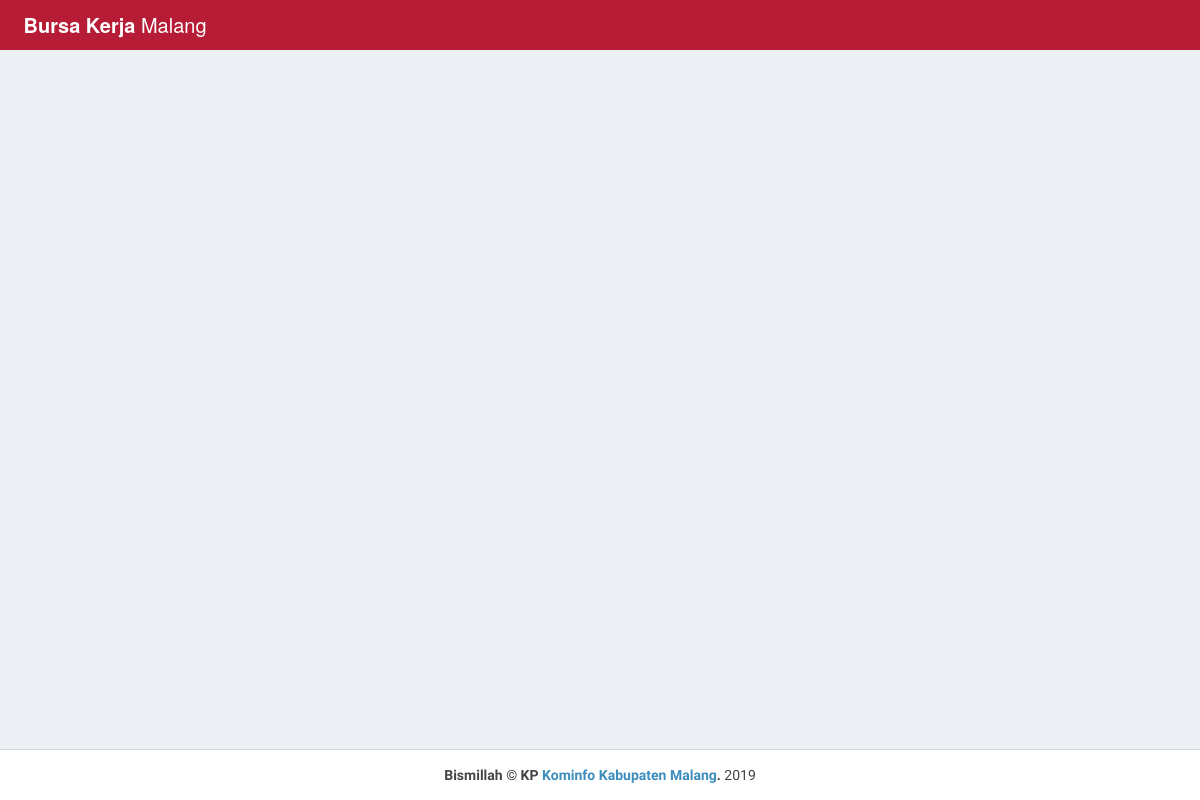
The page /dashboard/admin_kec/view-datapencaker.php (signed in) on the database as committed earlier.
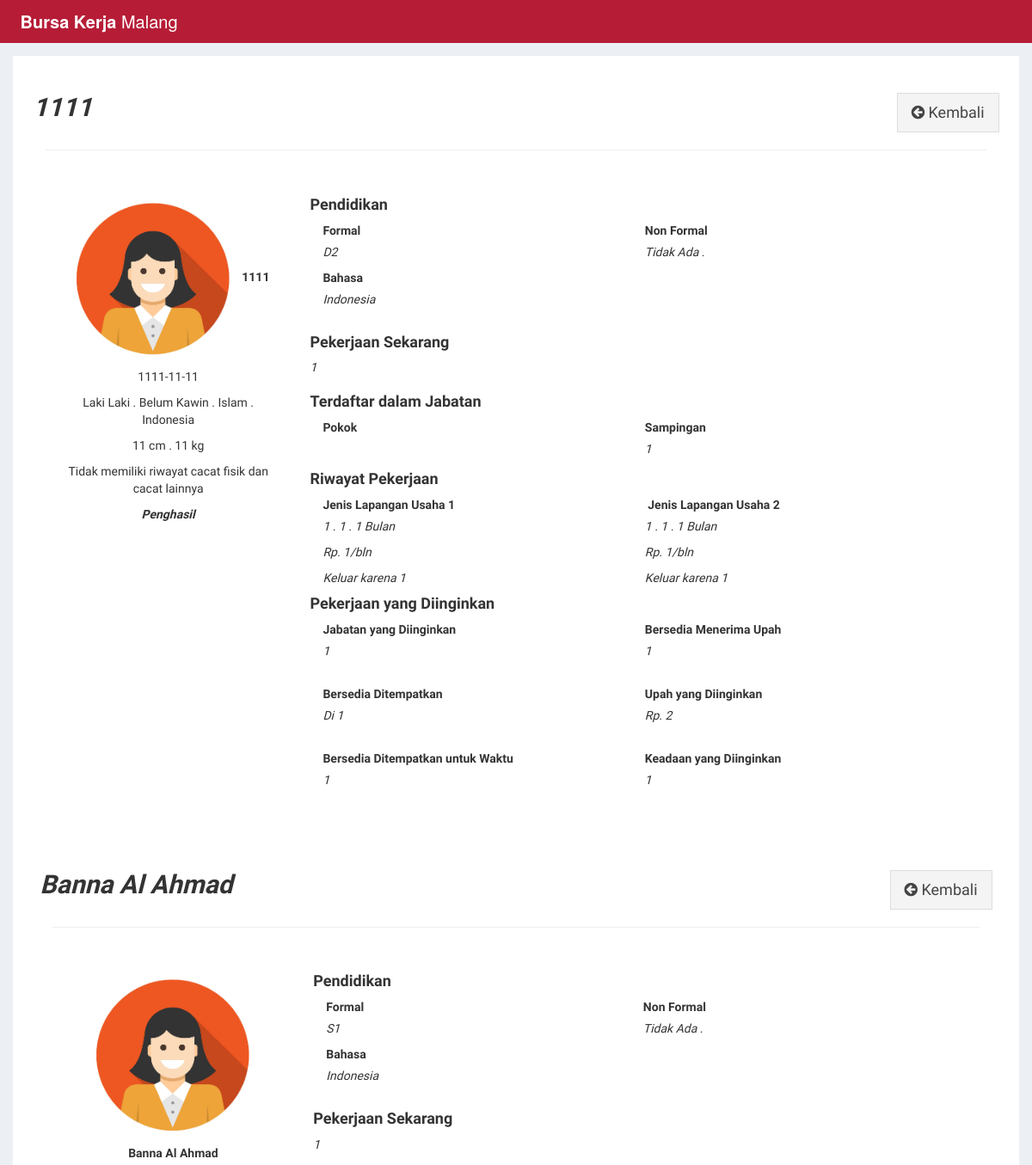
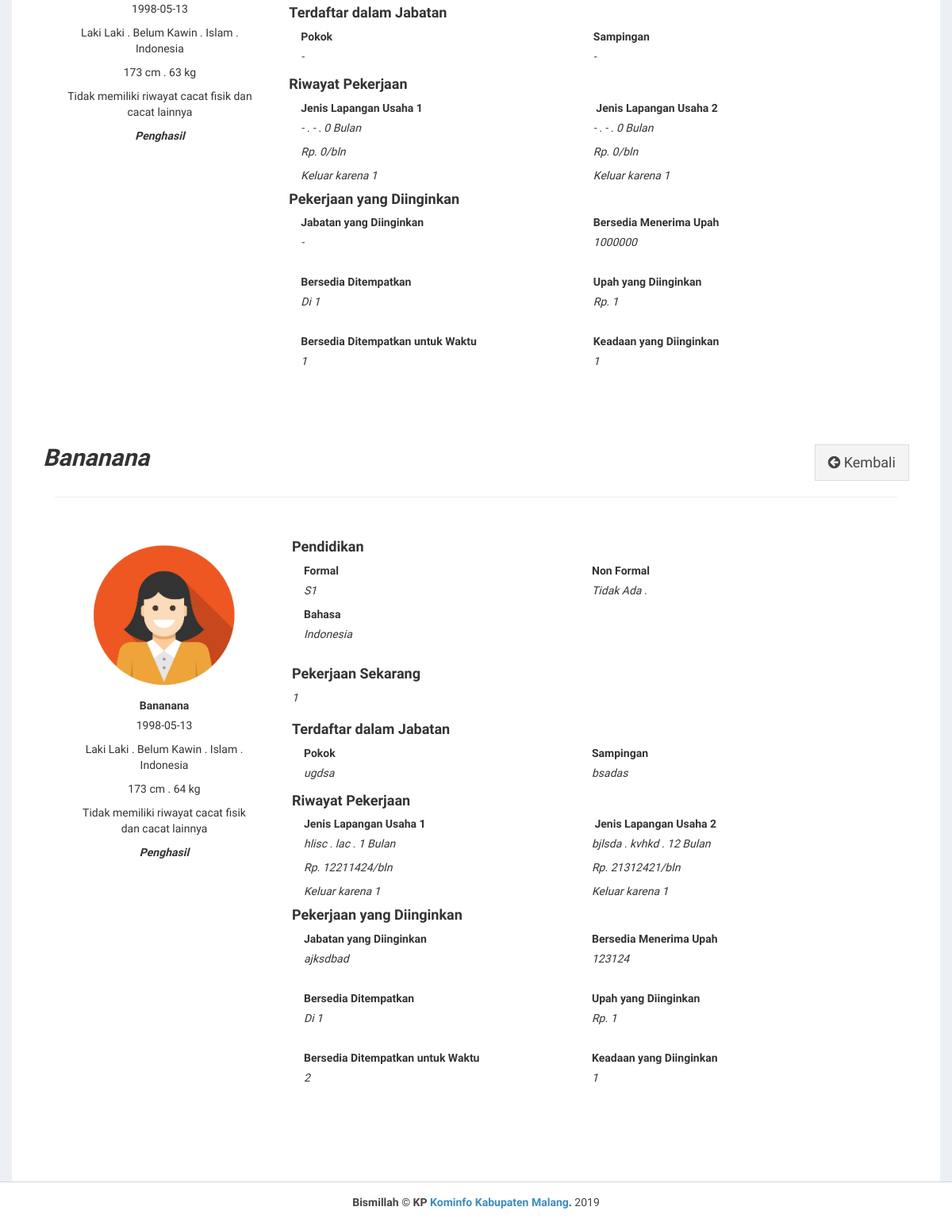
The same page on the database as committed later (2 pictures, top to bottom).
### tables this page shows
CREATE TABLE `pencaker` (
  `id` int(11) NOT NULL,
  `nik` varchar(16) NOT NULL,
  `no_pendaftaran` varchar(4) NOT NULL,
  `tgl_pendaftaran` date NOT NULL,
  `nama` varchar(100) NOT NULL,
  `tanggal_lahir` date NOT NULL,
  `jenis_kelamin` varchar(10) NOT NULL,
  `kecamatan` varchar(50) NOT NULL,
  `alamat` text NOT NULL,
  `desa` varchar(50) NOT NULL,
  `agama` varchar(20) NOT NULL,
  `kewarganegaraan` varchar(20) NOT NULL,
  `tinggi_badan` int(3) NOT NULL,
  `berat_badan` int(3) NOT NULL,
  `cacat_badan` varchar(50) NOT NULL,
  `cacat_lainnya` varchar(50) NOT NULL,
  `status` varchar(50) NOT NULL,
  `penghasil` varchar(10) NOT NULL,
  `pd_formal` varchar(100) NOT NULL,
  `penyelenggara` varchar(100) NOT NULL,
  `lama` int(11) NOT NULL,
  `bahasa` varchar(50) NOT NULL,
  `kerja_sekarang` varchar(50) NOT NULL,
  `j_kerja_pokok` varchar(20) NOT NULL,
  `j_kerja_sampingan` varchar(20) NOT NULL,
  `kerja1` varchar(50) NOT NULL,
  `jabatan1` varchar(50) NOT NULL,
  `lama1` int(11) NOT NULL,
  `upah1` varchar(20) NOT NULL,
  `alasan1` varchar(50) NOT NULL,
  `usaha2` varchar(50) NOT NULL,
  `jabatan2` varchar(50) NOT NULL,
  `lama2` int(11) NOT NULL,
  `upah2` varchar(20) NOT NULL,
  `alasan2` varchar(50) NOT NULL,
  `ingin_jabatan` varchar(50) NOT NULL,
  `penempatan` varchar(50) NOT NULL,
  `bersedia_upah` int(11) NOT NULL,
  `ingin_upah` varchar(50) NOT NULL,
  `bersedia_waktu` varchar(100) NOT NULL,
  `keadaan` varchar(50) NOT NULL,
  `id_user` int(11) NOT NULL
);

### dashboard/admin_kec/view-datapencaker.php (the view, shortened to what this page needs)
<?php
require_once("../../landingpage/db.php");
?>
<!DOCTYPE html>
<html>
<head>
  <link rel="stylesheet" href="../../css/style1.css">
  <link rel="stylesheet" href="https://cdnjs.cloudflare.com/ajax/libs/font-awesome/4.7.0/css/font-awesome.min.css">
  <link rel="stylesheet" href="https://cdnjs.cloudflare.com/ajax/libs/ionicons/2.0.1/css/ionicons.min.css">
  <link rel="stylesheet" href="../../css/AdminLTE.min.css">
  <link rel="stylesheet" href="../../css/_all-skins.min.css">
  <link rel="stylesheet" href="../../css/custom.css">
</head>
<body class="hold-transition skin-green sidebar-mini">
<div class="wrapper">
  <header class="main-header">
    <a href="../../index.php" class="logo logo-bg">
      <span class="logo-lg"><b>Bursa Kerja</b> Malang</span>
    </a>
    <nav class="navbar navbar-static-top">
    </nav>
  </header>
  <div class="content-wrapper" style="margin-left: 0px;">
    <section id="candidates" class="content-header">
      <div class="container">
      <?php
      $sql = "SELECT * FROM pencaker WHERE id_user = '$_GET[id]'";
      $result = $conn->query($sql);
      if($result->num_rows > 0) {
        while($row = $result->fetch_assoc()) {
      ?>
        <div class="row">
          <div class="col-md-12 bg-white padding-2">
            <div class="pull-left">
              <h2><b><i><?php echo $row['nama'] ?></i></b></h2>
            </div>
            <div class="pull-right">
              <a href="list-pencaker.php" class="btn btn-default btn-lg btn-flat margin-top-20"><i class="fa fa-arrow-circle-left"></i> Kembali</a>
            </div>
          <div>
          <div class="col-md-12 bg-white">
            <hr>
          </div>
          <div class="col-md-12 bg-white padding-2">
            <div class="col-md-3 text-center">
              <img src="../../img/profile.PNG" style="width: 200px; height: 210px;">
              <label><?php echo $row['nama'] ?></label>
              <p><?php echo $row['tanggal_lahir'] ?></p>
              <p><?php if($row['jenis_kelamin']== 'P'){echo "Perempuan";}else{echo "Laki Laki";} ?> . <?php echo $row['status']; ?> . <?php echo $row['agama'] ?> . <?php echo $row['kewarganegaraan'] ?></p>
              <p><?php echo $row['tinggi_badan']; ?> cm . <?php echo $row['berat_badan']; ?> kg</p>
              <?php
                if($row['cacat_badan'] == "Tidak Ada"){
                  echo "<p>Tidak memiliki riwayat cacat fisik dan cacat lainnya</p>";
                }else{
                  echo "<p>Memiliki cacat : " . $row['cacat_lainnya'];
                }
              ?>
              <?php
                if($row['penghasil']=="Ya"){
                  echo "<p><i><b>Penghasil</i></b></p>";
                } else {
                  echo "<p><i><b>Bukan Penghasil</i></b></p>";
                }
              ?>
            </div>
            <div class="col-md-9">
              <div class="col-md-12">
                <h4><b>Pendidikan</b></h4>
                <div class="col-md-6">
                  <label>Formal</label>
                  <?php
                  if($row['pd_formal'] == "Tidak Ada"){
                      echo " <p><i>Tidak Ada</i></p>";
                  }else{
                    echo "<p><i>".$row['pd_formal']."</i></p>";
                  }
                  ?>
                  <label>Bahasa</label>
                  <p><i><?php echo $row['bahasa']; ?></i></p>
                </div>
                <div class="col-md-6">
                  <label>Non Formal</label>
                  <p><i><?php echo $row['penyelenggara'] ?></i> .<?php if($row['penyelenggara'] == "Tidak Ada"){ echo "";}else{ echo $row['lama']." bulan";} ?></p>
                  <br>
                  <br>
                </div>
              </div>
              <div class="col-md-12 ">
                <div class="margin-top-20">
                  <h4><b>Pekerjaan Sekarang</b></h4>
                  <p><i><?php echo $row['kerja_sekarang'] ?></i></p>
                </div>
                <div class="margin-top-20">
                  <h4><b>Terdaftar dalam Jabatan</b></h4>
                  <div class="col-md-6">
                    <label>Pokok</label>
                    <p><i><?php echo $row['j_kerja_pokok']; ?></i></p>
                  </div>
                  <div class="col-md-6">
                    <label>Sampingan</label>
                    <p><i><?php echo $row['j_kerja_sampingan']; ?></i></p>
                  </div>
                </div>
                <br>
                <br>
                <div class="margin-top-20">
                  <h4><b>Riwayat Pekerjaan</b></h4>
                  <div class="col-md-6">
                    <label>Jenis Lapangan Usaha 1</label>
                    <p><i><?php echo $row['jabatan1']." . ".$row['kerja1']." . ".$row['lama1']." Bulan"; ?></i></p>
                    <p><i>Rp. <?php echo $row['upah1']; ?>/bln</i></p>
                    <p><i>Keluar karena <?php echo $row['alasan1']; ?></i></p>
                  </div>
                  <div class="col-md-6">
                    <label>Jenis Lapangan Usaha 2</label>
                    <p><i><?php echo $row['jabatan2']." . ".$row['usaha2']." . ".$row['lama2']." Bulan"; ?></i></p>
                    <p><i>Rp. <?php echo $row['upah2']; ?>/bln</i></p>
                    <p><i>Keluar karena <?php echo $row['alasan2']; ?></i></p>
                  </div>
                </div>
                <div class="margin-top-20">
                  <h4><b>Pekerjaan yang Diinginkan</b></h4>
                  <div class="col-md-6">
                    <label>Jabatan yang Diinginkan</label>
                    <p><i><?php echo $row['ingin_jabatan'];?></i></p>
                    <br>
                    <label>Bersedia Ditempatkan</label>
                    <p><i>Di <?php echo $row['penempatan']?></i></p>
                    <br>
                    <label>Bersedia Ditempatkan untuk Waktu</label>
                    <p><i><?php echo $row['bersedia_waktu'];?></i></p>
                    <br>
                  </div>
                  <div class="col-md-6">
                    <label>Bersedia Menerima Upah</label>
                    <p><i><?php echo $row['ingin_upah'];?></i></p>
                    <br>
                    <label>Upah yang Diinginkan</label>
                    <p><i>Rp. <?php echo $row['bersedia_upah'];?></i></p>
                    <br>
                    <label>Keadaan yang Diinginkan</label>
                    <p><i><?php echo $row['keadaan'];?></i></p>
                    <br>
                  </div>
                </div>
              </div>
            </div>
          </div>
          <?php   }
                }
          ?>
        </div>
      </div>
    </section>
  </div>
  <footer class="main-footer" style="margin-left: 0px;">
    <div class="text-center">
    <strong>Bismillah &copy; KP <a href="http://kominfo.malangkab.go.id/">Kominfo Kabupaten Malang</a>.</strong> 2019
    </div>
  </footer>
</div>
</body>
</html>

### css/custom.css (style rules this page uses)
.logo-bg { background-color: rgb(182, 28, 54) !important; }
.margin-top-20 { margin-top: 20px; }
.padding-2 { padding: 2%; }
.bg-white { background-color: #fff; }

Rows that differ between the two databases and show on the page:
added pencaker: nama "1111", tanggal_lahir "1111-11-11", jenis_kelamin "Laki Laki", status "Belum Kawin", agama "Islam", kewarganegaraan "Indonesia", tinggi_badan "11", berat_badan "11", shows "Tidak memiliki riwayat cacat fisik dan cacat lainnya", penghasil "Penghasil", pd_formal "D2", bahasa "Indonesia", penyelenggara "Tidak Ada", kerja_sekarang "1", j_kerja_sampingan "1", jabatan1 "1", kerja1 "1", lama1 "1", upah1 "1", alasan1 "1", jabatan2 "1", usaha2 "1", lama2 "1", upah2 "1", alasan2 "1", ingin_jabatan "1", penempatan "1", bersedia_waktu "1", ingin_upah "1", bersedia_upah "2", keadaan "1"
added pencaker: nama "Banna Al Ahmad", tanggal_lahir "1998-05-13", jenis_kelamin "Laki Laki", status "Belum Kawin", agama "Islam", kewarganegaraan "Indonesia", tinggi_badan "173", berat_badan "63", shows "Tidak memiliki riwayat cacat fisik dan cacat lainnya", penghasil "Penghasil", pd_formal "S1", bahasa "Indonesia", penyelenggara "Tidak Ada", kerja_sekarang "1", j_kerja_pokok "-", j_kerja_sampingan "-", jabatan1 "-", kerja1 "-", lama1 "0", upah1 "0", alasan1 "1", jabatan2 "-", usaha2 "-", lama2 "0", upah2 "0", alasan2 "1", ingin_jabatan "-", penempatan "1", bersedia_waktu "1", ingin_upah "1000000", bersedia_upah "1", keadaan "1"
added pencaker: nama "Bananana", tanggal_lahir "1998-05-13", jenis_kelamin "Laki Laki", status "Belum Kawin", agama "Islam", kewarganegaraan "Indonesia", tinggi_badan "173", berat_badan "64", shows "Tidak memiliki riwayat cacat fisik dan cacat lainnya", penghasil "Penghasil", pd_formal "S1", bahasa "Indonesia", penyelenggara "Tidak Ada", kerja_sekarang "1", j_kerja_pokok "ugdsa", j_kerja_sampingan "bsadas", jabatan1 "hlisc", kerja1 "lac", lama1 "1", upah1 "12211424", alasan1 "1", jabatan2 "bjlsda", usaha2 "kvhkd", lama2 "12", upah2 "21312421", alasan2 "1", ingin_jabatan "ajksdbad", penempatan "1", bersedia_waktu "2", ingin_upah "123124", bersedia_upah "1", keadaan "1"
